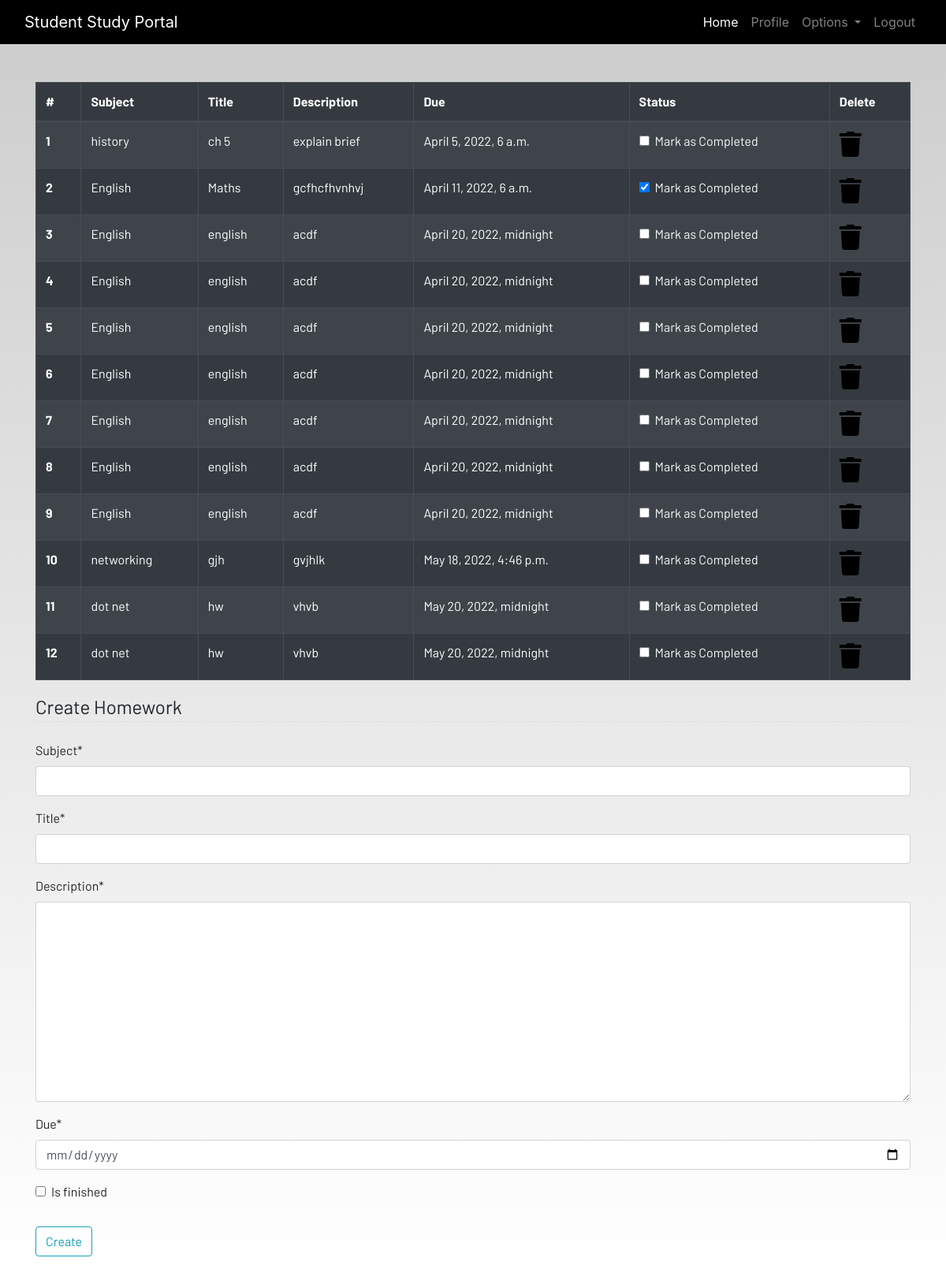
The page /homework (signed in) on the database its author committed.
### dashboard/models.py (models this page shows, shortened)
class Homework(models.Model):
    user=models.ForeignKey(User,on_delete=models.CASCADE)
    subject=models.CharField(max_length=50)
    title=models.CharField(max_length=100)
    description=models.TextField()
    due = models.DateTimeField()
    is_finished=models.BooleanField(default=False)

### dashboard/views.py (the view)
# urls.py: path('homework',views.homework,name="homework"),
@login_required
def homework(request):
    if request.method=="POST":
        form=HomeworkForm(request.POST)
        if form.is_valid():
            try:
                finished=request.POST['is_finished']
                if finished=='on':
                    finished=True
                else:
                    finished=False
            except:
                finished=False
            homeworks=Homework(
                user=request.user,
                subject=request.POST['subject'],
                title=request.POST['title'],
                description=request.POST['description'],
                due=request.POST['due'],
                is_finished=finished
            )
            homeworks.save()
            messages.success(request,f'Homework Added From{request.user.username}!!')
    else:
            form=HomeworkForm()
            homework=Homework.objects.filter(user=request.user)
    if len(homework)==0:
        homework_done=True
    else:
        homework_done=False
    context = {
            'homeworks':homework,
            'homework_done':homework_done,
            'form':form,
        }
    return render(request,'dashboard/homework.html',context)

### dashboard/forms.py
class HomeworkForm(forms.ModelForm):
    class Meta:
        model=Homework
        widgets={'due':DateInput()}
        fields=['subject','title','description','due','is_finished']

### dashboard/templates/dashboard/homework.html (shortened to what this page needs)
{% extends 'dashboard/base.html' %}
{% load static %}
{% block content %}
{% load crispy_forms_tags %}
<div class="container">
    {% if not homework_done%}
    <table class="table table-striped table-bordered table-hover table-dark">
        <thead>
            <tr>
                <th scope="col">#</th>
                <th scope="col">Subject</th>
                <th scope="col">Title</th>
                <th scope="col">Description</th>
                <th scope="col">Due</th>
                <th scope="col">Status</th>
                <th scope="col">Delete</th>
            </tr>
        </thead>
        <tbody>
            {%for homework in homeworks %}
            <tr>
                <th scope="row">{{forloop.counter}}</th>
                <td>{{homework.subject}}</td>
                <td>{{homework.title}}</td>
                <td>{{homework.description}}</td>
                <td>{{homework.due}}</td>
                <td>
                    <a href="{% url 'update-homework' homework.id %}">
                        <div class="form-check">
                            {% if homework.is_finished == True  %}
                            <input class="form-check-input" type="checkbox" value="" checked>
                            {% else %}
                            <input class="form-check-input" type="checkbox" value="">
                            {% endif %}
                            <label class="form-check-label text-light" for="flexCheckDefault">
                                Mark as Completed
                            </label>
                        </div>
                    </a>
                </td>
                <td><a href="{%url 'delete-homework' homework.id%}"><i class="fa fa-trash fa-2x"></i></a></td>
            </tr>
            {%endfor%}
        </tbody>
    </table>
    {% else %}
    <h4>All homeworks are completed!! Create to have more!!</h4>
    {% endif%}
</div>
<div class=" container">
    <form method="POST">
        <fieldset class="form-group">
            <legend class="border-bottom mb-4">Create Homework</legend>
            {{form|crispy}}
        </fieldset>
        <div class="form-group">
            <button href="" class="btn btn-outline-info" type="submit">
                Create
            </button>
        </div>
    </form>
</div>
{% endblock content %}

### static/css/main.css (style rules this page uses)
html { scroll-behavior: smooth; height: 100%; width: 100%; }
a { text-decoration: none !important; color: black; }
html, body { max-width: 100%; overflow-x: hidden; height: 100%; width: 100%; }
body { background: linear-gradient(rgba(0, 0, 0, 0.2), rgba(255, 255, 255, 0.5)); overflow-x: hidden; background-repeat: no-repeat; }
.fa { color: black; }

### rows shown on the page
Homework: subject "history", title "ch 5", description "explain brief", due "April 5, 2022, 6 a.m."
Homework: subject "English", title "Maths", description "gcfhcfhvnhvj", due "April 11, 2022, 6 a.m."
Homework: subject "English", title "english", description "acdf", due "April 20, 2022, midnight"
Homework: subject "English", title "english", description "acdf", due "April 20, 2022, midnight"
Homework: subject "English", title "english", description "acdf", due "April 20, 2022, midnight"
Homework: subject "English", title "english", description "acdf", due "April 20, 2022, midnight"
Homework: subject "English", title "english", description "acdf", due "April 20, 2022, midnight"
Homework: subject "English", title "english", description "acdf", due "April 20, 2022, midnight"
Homework: subject "English", title "english", description "acdf", due "April 20, 2022, midnight"
Homework: subject "networking", title "gjh", description "gvjhlk", due "May 18, 2022, 4:46 p.m."
Homework: subject "dot net", title "hw", description "vhvb", due "May 20, 2022, midnight"
Homework: subject "dot net", title "hw", description "vhvb", due "May 20, 2022, midnight"
